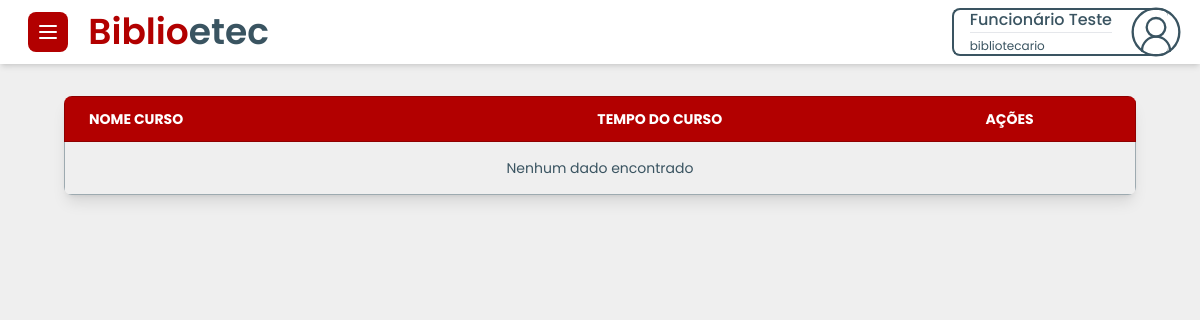
Before: /Users/pageUser/pageGlobal/list/listacursoNew.php (signed in) with the older database file.
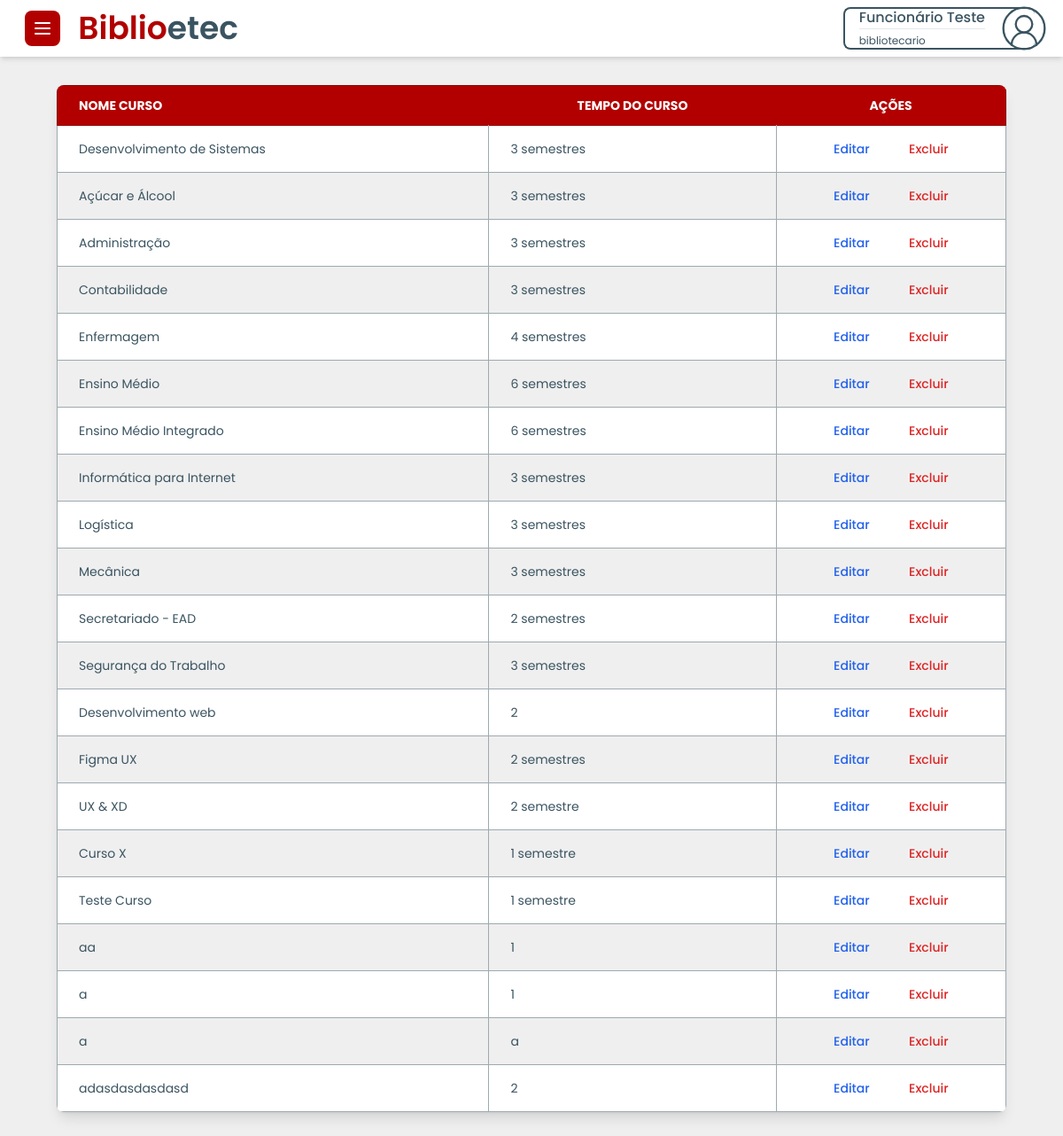
After: the same page with the newer database file.
### tables this page shows
CREATE TABLE `tbcursos` (
  `codigo` int(11) NOT NULL,
  `nome_escola` text NOT NULL,
  `nome_curso` text NOT NULL,
  `tempo_curso` text NOT NULL,
  `cadastrado_por` varchar(255) NOT NULL,
  `data_cadastro` timestamp NOT NULL DEFAULT current_timestamp() ON UPDATE current_timestamp()
);

### Users/pageUser/pageGlobal/list/listacursoNew.php (the view, shortened to what this page needs)
<?php
 include("../../../../conexao/conexao.php");
?>
<!DOCTYPE html>
<html lang="pt-br">
<head>
    <script src="https://cdn.tailwindcss.com"></script>
    <link href="https://cdn.jsdelivr.net/npm/flowbite@2.5.1/dist/flowbite.min.css" rel="stylesheet" />
    <link rel="stylesheet" href="../../../UserCss/defaults.css">
</head>
<body>
    <nav class="flex justify-between items-center py-2 px-4 bg-white shadow-md">
        <div id="nav-left-side">
            <button data-drawer-target="default-sidebar" data-drawer-toggle="default-sidebar" aria-controls="default-sidebar" type="button" class="inline-flex items-center p-2 ms-3 bg-[var(--primary)] text-sm text-white rounded-lg hover:bg-[var(--primary-emphasis)] focus:outline-none focus:ring-2 focus:ring-gray-200 dark:text-white dark:hover:bg-[var(--primary-emphasis)]">
            </button>
            <a href="#" class="text-4xl mx-4 text-primary font-semibold hidden md:inline" tabindex="-1">Biblio<span class="text-secondary">etec</span></a>
        </div>
        <button id="dropdown-perfil" data-dropdown-toggle="dropdown" class="flex justify-between items-center max-h-12 pl-4 mr-4 bg-white border-2 border-solid border-[var(--secondary)] border-r-0 rounded-lg text-[var(--secondary)] text-left flex-nowrap text-nowrap" type="button">
        <div>
             <span class="text-[var(--secondary)] font-medium"><?php echo $_SESSION['nome']; ?></span>
                <hr>
                <span class="text-xs text-[var(--secondary)]"><?php echo $_SESSION['acesso']; ?></span>
            </div>
        </button>
    </nav>
    <main class="mx-1 sm:mx-16 my-8">
        <div class="relative overflow-x-auto shadow-lg rounded-lg">
            <table class="min-w-full text-sm text-left rtl:text-right text-[var(--secondary)]">
                <thead class="text-sm text-white uppercase bg-[var(--primary)] border border-[var(--primary-emphasis)]">
                    <tr class="">
                        <th scope="col" class="px-6 py-3">Nome Curso</th>
                        <th scope="col" class="px-6 py-3 text-center">Tempo do Curso</th>
                        <th scope="col" class="px-6 py-3 text-center">Ações</th>
                    </tr>
                </thead>
                <tbody class="border border-[var(--grey)]">
                <?php
                    $sql = "SELECT codigo, nome_curso, tempo_curso FROM tbcursos";
                    $result = mysqli_query($conn, $sql);
                    if (mysqli_num_rows($result) > 0) {
                        while($row = mysqli_fetch_assoc($result)) {
                            echo '
                            <tr class="odd:bg-white even:bg-[var(--off-white)] border-b border-[var(--grey)]">
                                <td class="px-4 py-1 md:px-6 md:py-4 min-h-24 md:min-h-10 border-r border-[var(--grey)]">' . htmlspecialchars($row["nome_curso"]) . '</td>
                                <td class="px-4 py-1 md:px-6 md:py-4 min-h-24 md:min-h-10 border-r border-[var(--grey)]">' . htmlspecialchars($row["tempo_curso"]) . '</td>
                                <td class="flex justify-between min-h-24 md:min-h-10 md:justify-evenly gap-1 px-4 py-1 md:px-6 md:py-4">
                                    <a href="../editar/editarCurso.php?codigo=' . urlencode($row["codigo"]) . '" class="font-medium text-blue-600 hover:underline">Editar</a>
                                   <form id="form-excluir" action="../excluir/excluirEscola.php" method="POST"><input value=' . urlencode($row["codigo"]) . ' readonly name="codigo" class="hidden"/> <button type="submit" class="font-medium text-red-600 hover:underline">Excluir</button></form>
                                </td>
                            </tr>';
                        }
                    } else {
                        echo '<tr><td colspan="5" class="text-center px-4 py-1 md:px-6 md:py-4">Nenhum dado encontrado</td></tr>';
                    }
                ?>
                </tbody>
            </table>
        </div>
    </main>
</body>
</html>

Changed rows visible on the page:
added tbcursos: nome_curso "Desenvolvimento de Sistemas", tempo_curso "3 semestres"
added tbcursos: nome_curso "Açúcar e Álcool", tempo_curso "3 semestres"
added tbcursos: nome_curso "Administração", tempo_curso "3 semestres"
added tbcursos: nome_curso "Contabilidade", tempo_curso "3 semestres"
added tbcursos: nome_curso "Enfermagem", tempo_curso "4 semestres"
added tbcursos: nome_curso "Ensino Médio", tempo_curso "6 semestres"
added tbcursos: nome_curso "Ensino Médio Integrado", tempo_curso "6 semestres"
added tbcursos: nome_curso "Informática para Internet", tempo_curso "3 semestres"
added tbcursos: nome_curso "Logística", tempo_curso "3 semestres"
added tbcursos: nome_curso "Mecânica", tempo_curso "3 semestres"
added tbcursos: nome_curso "Secretariado - EAD", tempo_curso "2 semestres"
added tbcursos: nome_curso "Segurança do Trabalho", tempo_curso "3 semestres"
added tbcursos: nome_curso "Desenvolvimento web", tempo_curso "2"
added tbcursos: nome_curso "Figma UX", tempo_curso "2 semestres"
added tbcursos: nome_curso "UX & XD", tempo_curso "2 semestre"
added tbcursos: nome_curso "Curso X", tempo_curso "1 semestre"
added tbcursos: nome_curso "Teste Curso", tempo_curso "1 semestre"
added tbcursos: nome_curso "aa", tempo_curso "1"
added tbcursos: nome_curso "a", tempo_curso "1"
added tbcursos: nome_curso "a", tempo_curso "a"
added tbcursos: nome_curso "adasdasdasdasd", tempo_curso "2"
Other visible differences:
text no longer shown: "Nenhum dado encontrado"
